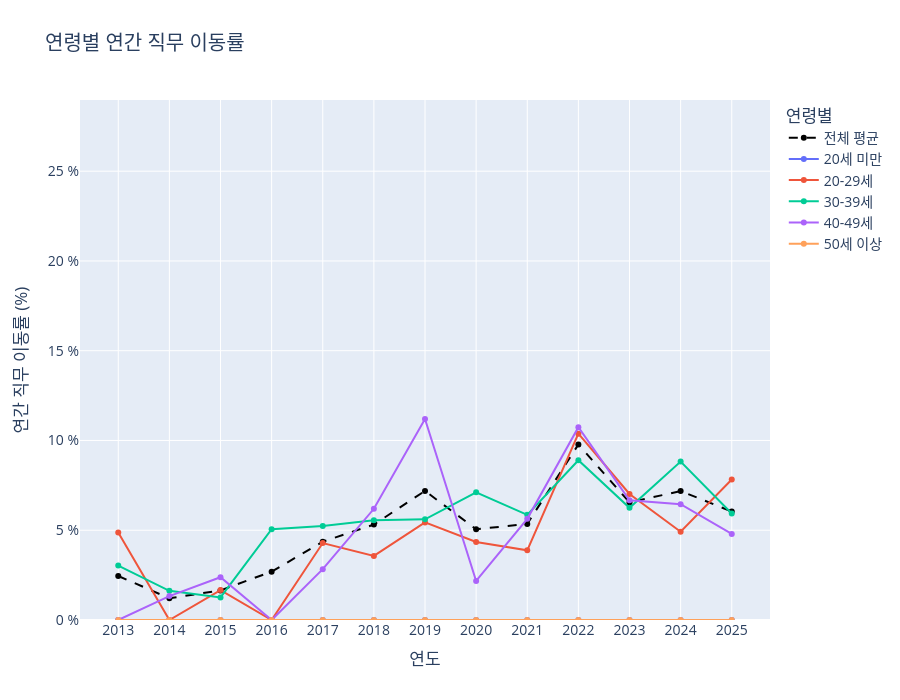

Here is the notebook cell this chart was saved with:
### Code cell
# 2. 필요한 모듈 임포트
import pandas as pd
import plotly.graph_objects as go
import plotly.io as pio
from IPython.display import display

from services.data_preparer import prepare_proposal_09_data
from services.proposal_views.proposal_09_view import create_figure_and_df

# --- 테스트 실행 ---

# 1. app.py의 역할 (1): 데이터 준비 함수를 호출하여 필요한 데이터를 미리 로드합니다.
print("Step 1: `data_preparer`를 통해 분석용 데이터와 순서 정보를 준비합니다...")
data_bundle = prepare_proposal_09_data() # 글로벌 필터는 모두 기본값('전체')으로 호출
order_map = data_bundle.get("order_map", {})
print(" -> 데이터 준비 완료!")


# 2. app.py의 역할 (2): 사용자가 Streamlit 위젯을 통해 필터를 선택했다고 가정합니다.

# 2-1. app.py에 있을 차원 설정(Dimension Config) 정의
DIMENSION_CONFIG = {
    '부서별': {'type': 'hierarchical', 'top': 'DIVISION_NAME', 'sub': 'OFFICE_NAME'},
    '직무별': {'type': 'hierarchical', 'top': 'JOB_L1_NAME', 'sub': 'JOB_L2_NAME'},
    '직위직급별': {'type': 'flat', 'col': 'POSITION_NAME'},
    '성별': {'type': 'flat', 'col': 'GENDER'},
    '연령별': {'type': 'flat', 'col': 'AGE_BIN'},
    '경력연차별': {'type': 'flat', 'col': 'CAREER_BIN'},
    '연봉구간별': {'type': 'flat', 'col': 'SALARY_BIN'},
    '지역별': {'type': 'flat', 'col': 'REGION_CATEGORY'},
    '계약별': {'type': 'flat', 'col': 'CONT_CATEGORY'}
}

# 2-2. 사용자 선택 시뮬레이션
# ----- 테스트하고 싶은 값으로 변경 -----
selected_dimension_ui = '연령별'
# 이 뷰는 드릴다운 기능이 없으므로, drilldown_selection은 항상 '전체' 입니다.
drilldown_selection = '전체'
# -----------------------------------

print(f"Step 2: 사용자가 '{selected_dimension_ui}' 차원을 선택했습니다.")


# 3. app.py의 역할 (3): view 함수에 준비된 모든 데이터와 필터 값을 전달하여 결과물 생성
print("Step 3: `view` 모듈을 호출하여 그래프와 요약 테이블을 생성합니다...")
if data_bundle.get("analysis_df") is not None and not data_bundle["analysis_df"].empty:
    fig, aggregate_df = create_figure_and_df(
        data_bundle=data_bundle, 
        dimension_ui_name=selected_dimension_ui, 
        #drilldown_selection=drilldown_selection, # 이 뷰에서는 사용되지 않지만 일관성을 위해 전달
        dimension_config=DIMENSION_CONFIG,
        order_map=order_map
    )
    print(" -> 생성 완료!")
else:
    print(" -> 분석할 데이터가 없어 빈 결과물을 생성합니다.")
    fig, aggregate_df = go.Figure(), pd.DataFrame()


# --- 결과 확인 ---

# 4. ipynb에서 생성된 그래프를 확인합니다.
print("\n--- [결과 1] 생성된 Plotly 그래프 ---")
# pio.renderers.default = 'vscode' 
fig.show()

# 5. ipynb에서 생성된 요약 테이블(aggregate_df)을 확인합니다.
print(f"\n--- [결과 2] '{selected_dimension_ui}' 기준 생성된 요약 테이블 ---")
display(aggregate_df)

### Figure 1 — Plotly figure (JSON) as saved in the notebook; plotly's stock layout.template omitted (floating-point values rounded to 4 significant figures)
{"data": [{"line": {"color": "black", "dash": "dash"}, "mode": "lines+markers", "name": "전체 평균", "type": "scatter", "x": [2013, 2014, 2015, 2016, 2017, 2018, 2019, 2020, 2021, 2022, 2023, 2024, 2025], "y": [2.451, 1.21, 1.65, 2.695, 4.36, 5.316, 7.193, 5.055, 5.353, 9.776, 6.548, 7.184, 6.042]}, {"marker": {"color": "#636EFA"}, "mode": "lines+markers", "name": "20세 미만", "type": "scatter", "x": [2013, 2014, 2015, 2016, 2017, 2018, 2019, 2020, 2021, 2022, 2023, 2024, 2025], "y": [0.0, 0.0, 0.0, 0.0, 0.0, 0.0, 0.0, 0.0, 0.0, 0.0, 0.0, 0.0, 0.0]}, {"marker": {"color": "#EF553B"}, "mode": "lines+markers", "name": "20-29세", "type": "scatter", "x": [2013, 2014, 2015, 2016, 2017, 2018, 2019, 2020, 2021, 2022, 2023, 2024, 2025], "y": [4.878, 0.0, 1.667, 0.0, 4.286, 3.571, 5.435, 4.348, 3.883, 10.38, 7.018, 4.918, 7.826]}, {"marker": {"color": "#00CC96"}, "mode": "lines+markers", "name": "30-39세", "type": "scatter", "x": [2013, 2014, 2015, 2016, 2017, 2018, 2019, 2020, 2021, 2022, 2023, 2024, 2025], "y": [3.03, 1.626, 1.258, 5.056, 5.236, 5.556, 5.607, 7.111, 5.856, 8.898, 6.25, 8.824, 5.936]}, {"marker": {"color": "#AB63FA"}, "mode": "lines+markers", "name": "40-49세", "type": "scatter", "x": [2013, 2014, 2015, 2016, 2017, 2018, 2019, 2020, 2021, 2022, 2023, 2024, 2025], "y": [0.0, 1.333, 2.381, 0.0, 2.83, 6.195, 11.2, 2.174, 5.634, 10.74, 6.667, 6.452, 4.795]}, {"marker": {"color": "#FFA15A"}, "mode": "lines+markers", "name": "50세 이상", "type": "scatter", "x": [2013, 2014, 2015, 2016, 2017, 2018, 2019, 2020, 2021, 2022, 2023, 2024, 2025], "y": [0.0, 0.0, 0.0, 0.0, 0.0, 0.0, 0.0, 0.0, 0.0, 0.0, 0.0, 0.0, 0.0]}], "layout": {"font": {"size": 14}, "height": 700, "legend": {"title": {"text": "연령별"}}, "title": {"text": "연령별 연간 직무 이동률"}, "xaxis": {"dtick": 1, "title": {"text": "연도"}}, "yaxis": {"range": [0, 28.97], "ticksuffix": " %", "title": {"text": "연간 직무 이동률 (%)"}}}}
